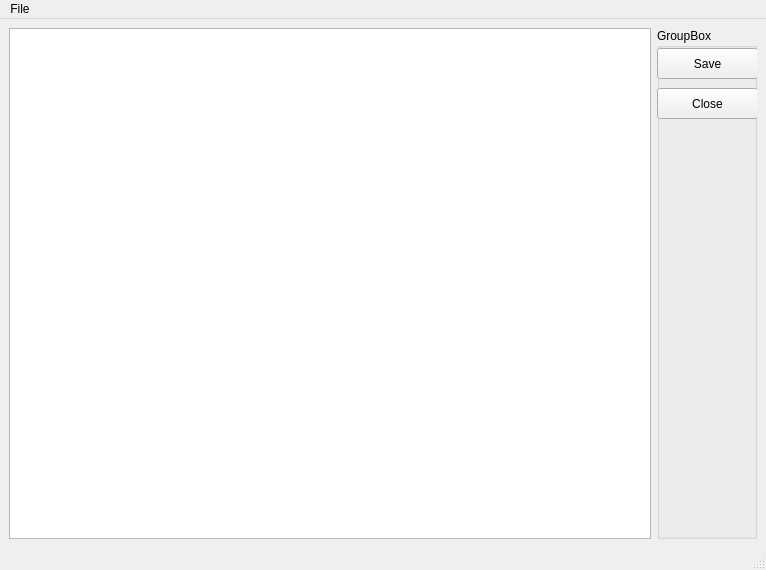
<?xml version="1.0" encoding="UTF-8"?>
<ui version="4.0">
 <class>TextEditor</class>
 <widget class="QMainWindow" name="TextEditor">
  <property name="geometry">
   <rect>
    <x>0</x>
    <y>0</y>
    <width>766</width>
    <height>570</height>
   </rect>
  </property>
  <property name="windowTitle">
   <string>TextEditor</string>
  </property>
  <widget class="QWidget" name="centralwidget">
   <layout class="QHBoxLayout" name="horizontalLayout">
    <item>
     <widget class="QTextEdit" name="textEdit"/>
    </item>
    <item>
     <widget class="QGroupBox" name="groupBox">
      <property name="minimumSize">
       <size>
        <width>100</width>
        <height>0</height>
       </size>
      </property>
      <property name="title">
       <string>GroupBox</string>
      </property>
      <widget class="QPushButton" name="pushButton">
       <property name="geometry">
        <rect>
         <x>0</x>
         <y>20</y>
         <width>101</width>
         <height>31</height>
        </rect>
       </property>
       <property name="text">
        <string>Save</string>
       </property>
      </widget>
      <widget class="QPushButton" name="pushButton_2">
       <property name="geometry">
        <rect>
         <x>0</x>
         <y>60</y>
         <width>101</width>
         <height>31</height>
        </rect>
       </property>
       <property name="text">
        <string>Close</string>
       </property>
      </widget>
     </widget>
    </item>
   </layout>
  </widget>
  <widget class="QMenuBar" name="menubar">
   <property name="geometry">
    <rect>
     <x>0</x>
     <y>0</y>
     <width>766</width>
     <height>22</height>
    </rect>
   </property>
   <widget class="QMenu" name="menuFile">
    <property name="title">
     <string>File</string>
    </property>
    <addaction name="actionOpen"/>
    <addaction name="actionSave"/>
    <addaction name="actionSave_as"/>
    <addaction name="actionClose"/>
   </widget>
   <addaction name="menuFile"/>
  </widget>
  <widget class="QStatusBar" name="statusbar"/>
  <action name="actionOpen">
   <property name="text">
    <string>Open</string>
   </property>
  </action>
  <action name="actionSave">
   <property name="text">
    <string>Save</string>
   </property>
  </action>
  <action name="actionSave_as">
   <property name="text">
    <string>Save as...</string>
   </property>
  </action>
  <action name="actionClose">
   <property name="text">
    <string>Close</string>
   </property>
  </action>
 </widget>
 <resources/>
 <connections/>
</ui>
